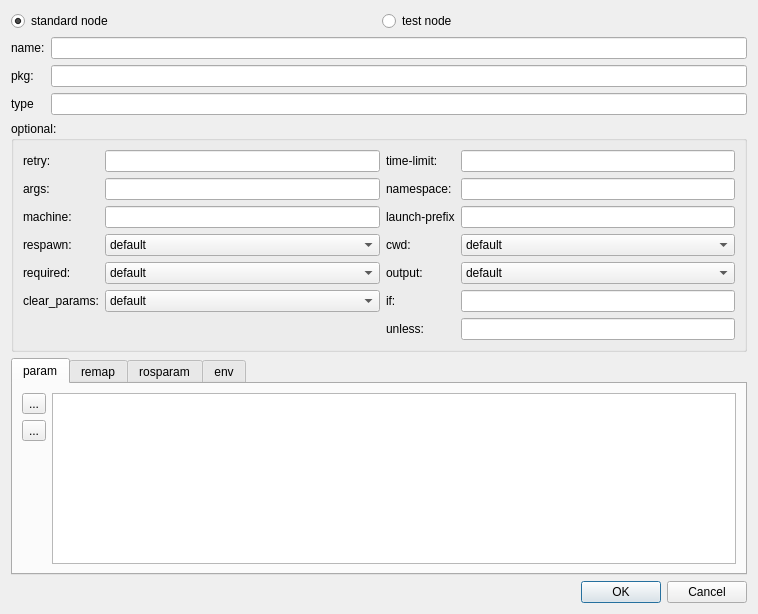
<?xml version="1.0" encoding="UTF-8"?>
<ui version="4.0">
 <class>NodeEdit</class>
 <widget class="QDialog" name="NodeEdit">
  <property name="geometry">
   <rect>
    <x>0</x>
    <y>0</y>
    <width>758</width>
    <height>614</height>
   </rect>
  </property>
  <property name="windowTitle">
   <string>Parameter</string>
  </property>
  <property name="windowIcon">
   <iconset>
    <normaloff>:/icons/logo.png</normaloff>:/icons/logo.png</iconset>
  </property>
  <layout class="QGridLayout" name="gridLayout">
   <item row="0" column="0">
    <layout class="QHBoxLayout" name="horizontalLayout">
     <item>
      <widget class="QRadioButton" name="radioButton_standardNode">
       <property name="text">
        <string>standard node</string>
       </property>
       <property name="checked">
        <bool>true</bool>
       </property>
      </widget>
     </item>
     <item>
      <widget class="QRadioButton" name="radioButton_testNode">
       <property name="text">
        <string>test node</string>
       </property>
      </widget>
     </item>
    </layout>
   </item>
   <item row="1" column="0">
    <layout class="QFormLayout" name="formLayout">
     <property name="fieldGrowthPolicy">
      <enum>QFormLayout::ExpandingFieldsGrow</enum>
     </property>
     <item row="0" column="0">
      <widget class="QLabel" name="label_name">
       <property name="text">
        <string>name:</string>
       </property>
      </widget>
     </item>
     <item row="0" column="1">
      <widget class="QLineEdit" name="lineEdit_name">
       <property name="toolTip">
        <string>nodename</string>
       </property>
       <property name="inputMask">
        <string/>
       </property>
       <property name="text">
        <string/>
       </property>
      </widget>
     </item>
     <item row="1" column="0">
      <widget class="QLabel" name="label_6">
       <property name="text">
        <string>pkg:</string>
       </property>
      </widget>
     </item>
     <item row="1" column="1">
      <widget class="QLineEdit" name="lineEdit_pkg">
       <property name="enabled">
        <bool>true</bool>
       </property>
       <property name="toolTip">
        <string>mypackage</string>
       </property>
       <property name="readOnly">
        <bool>true</bool>
       </property>
      </widget>
     </item>
     <item row="2" column="0">
      <widget class="QLabel" name="label_3">
       <property name="text">
        <string>type</string>
       </property>
      </widget>
     </item>
     <item row="2" column="1">
      <widget class="QLineEdit" name="lineEdit_type">
       <property name="enabled">
        <bool>true</bool>
       </property>
       <property name="toolTip">
        <string>nodetype</string>
       </property>
       <property name="inputMask">
        <string/>
       </property>
       <property name="readOnly">
        <bool>true</bool>
       </property>
      </widget>
     </item>
    </layout>
   </item>
   <item row="2" column="0">
    <widget class="QGroupBox" name="groupBox_standard">
     <property name="title">
      <string>optional:</string>
     </property>
     <layout class="QGridLayout" name="gridLayout_2">
      <item row="2" column="0">
       <layout class="QGridLayout" name="gridLayout_3">
        <item row="6" column="0">
         <widget class="QLabel" name="label_1">
          <property name="text">
           <string>clear_params:</string>
          </property>
         </widget>
        </item>
        <item row="6" column="2">
         <widget class="QComboBox" name="comboBox_clear_params">
          <property name="minimumSize">
           <size>
            <width>100</width>
            <height>0</height>
           </size>
          </property>
          <item>
           <property name="text">
            <string>default</string>
           </property>
          </item>
          <item>
           <property name="text">
            <string>true</string>
           </property>
          </item>
          <item>
           <property name="text">
            <string>false</string>
           </property>
          </item>
         </widget>
        </item>
        <item row="4" column="0">
         <widget class="QLabel" name="label">
          <property name="text">
           <string>required:</string>
          </property>
         </widget>
        </item>
        <item row="3" column="0">
         <widget class="QLabel" name="label_4">
          <property name="text">
           <string>respawn:</string>
          </property>
         </widget>
        </item>
        <item row="3" column="2">
         <widget class="QComboBox" name="comboBox_respawn">
          <item>
           <property name="text">
            <string>default</string>
           </property>
          </item>
          <item>
           <property name="text">
            <string>true</string>
           </property>
          </item>
          <item>
           <property name="text">
            <string>false</string>
           </property>
          </item>
         </widget>
        </item>
        <item row="4" column="2">
         <widget class="QComboBox" name="comboBox_required">
          <item>
           <property name="text">
            <string>default</string>
           </property>
          </item>
          <item>
           <property name="text">
            <string>true</string>
           </property>
          </item>
          <item>
           <property name="text">
            <string>false</string>
           </property>
          </item>
         </widget>
        </item>
        <item row="3" column="3">
         <widget class="QLabel" name="label_11">
          <property name="text">
           <string>cwd:</string>
          </property>
         </widget>
        </item>
        <item row="3" column="5">
         <widget class="QComboBox" name="comboBox_cwd">
          <property name="minimumSize">
           <size>
            <width>100</width>
            <height>0</height>
           </size>
          </property>
          <item>
           <property name="text">
            <string>default</string>
           </property>
          </item>
          <item>
           <property name="text">
            <string>ROS_HOME</string>
           </property>
          </item>
          <item>
           <property name="text">
            <string>node</string>
           </property>
          </item>
         </widget>
        </item>
        <item row="4" column="3">
         <widget class="QLabel" name="label_output">
          <property name="text">
           <string>output:</string>
          </property>
         </widget>
        </item>
        <item row="4" column="5">
         <widget class="QComboBox" name="comboBox_output">
          <property name="minimumSize">
           <size>
            <width>100</width>
            <height>0</height>
           </size>
          </property>
          <item>
           <property name="text">
            <string>default</string>
           </property>
          </item>
          <item>
           <property name="text">
            <string>log</string>
           </property>
          </item>
          <item>
           <property name="text">
            <string>screen</string>
           </property>
          </item>
         </widget>
        </item>
        <item row="0" column="0">
         <widget class="QLabel" name="label_retry">
          <property name="text">
           <string>retry:</string>
          </property>
         </widget>
        </item>
        <item row="0" column="2">
         <widget class="QLineEdit" name="lineEdit_retry">
          <property name="toolTip">
           <string>0</string>
          </property>
         </widget>
        </item>
        <item row="0" column="3">
         <widget class="QLabel" name="label_time_limit">
          <property name="text">
           <string>time-limit:</string>
          </property>
         </widget>
        </item>
        <item row="0" column="5">
         <widget class="QLineEdit" name="lineEdit_time_limit">
          <property name="toolTip">
           <string>60.0</string>
          </property>
         </widget>
        </item>
        <item row="1" column="0">
         <widget class="QLabel" name="label_2">
          <property name="text">
           <string>args:</string>
          </property>
         </widget>
        </item>
        <item row="1" column="2">
         <widget class="QLineEdit" name="lineEdit_args">
          <property name="toolTip">
           <string>arg1 arg2 arg3</string>
          </property>
         </widget>
        </item>
        <item row="1" column="3">
         <widget class="QLabel" name="label_8">
          <property name="text">
           <string>namespace:</string>
          </property>
         </widget>
        </item>
        <item row="1" column="5">
         <widget class="QLineEdit" name="lineEdit_namespace">
          <property name="toolTip">
           <string>foo</string>
          </property>
         </widget>
        </item>
        <item row="2" column="0">
         <widget class="QLabel" name="label_machine">
          <property name="text">
           <string>machine:</string>
          </property>
         </widget>
        </item>
        <item row="2" column="3">
         <widget class="QLabel" name="label_9">
          <property name="text">
           <string>launch-prefix</string>
          </property>
         </widget>
        </item>
        <item row="2" column="2">
         <widget class="QLineEdit" name="lineEdit_machine">
          <property name="toolTip">
           <string>machine-name</string>
          </property>
         </widget>
        </item>
        <item row="2" column="5">
         <widget class="QLineEdit" name="lineEdit_launch_prefix">
          <property name="toolTip">
           <string>prefix arguments</string>
          </property>
         </widget>
        </item>
        <item row="6" column="5">
         <widget class="QLineEdit" name="lineEdit_if">
          <property name="toolTip">
           <string>$(arg foo)</string>
          </property>
         </widget>
        </item>
        <item row="6" column="3">
         <widget class="QLabel" name="label_5">
          <property name="text">
           <string>if:</string>
          </property>
         </widget>
        </item>
        <item row="7" column="3">
         <widget class="QLabel" name="label_7">
          <property name="text">
           <string>unless:</string>
          </property>
         </widget>
        </item>
        <item row="7" column="5">
         <widget class="QLineEdit" name="lineEdit_unless">
          <property name="toolTip">
           <string>$(arg foo)</string>
          </property>
         </widget>
        </item>
       </layout>
      </item>
     </layout>
    </widget>
   </item>
   <item row="3" column="0">
    <widget class="QTabWidget" name="tabWidget_paramItems">
     <property name="currentIndex">
      <number>0</number>
     </property>
     <widget class="QWidget" name="param">
      <attribute name="title">
       <string>param</string>
      </attribute>
      <layout class="QGridLayout" name="gridLayout_5">
       <item row="0" column="1">
        <layout class="QHBoxLayout" name="horizontalLayout_3">
         <item>
          <layout class="QVBoxLayout" name="verticalLayout_2">
           <item>
            <widget class="QToolButton" name="toolButton_deleteParam">
             <property name="text">
              <string>...</string>
             </property>
            </widget>
           </item>
           <item>
            <widget class="QToolButton" name="toolButton_addParam">
             <property name="text">
              <string>...</string>
             </property>
            </widget>
           </item>
           <item>
            <spacer name="verticalSpacer_2">
             <property name="orientation">
              <enum>Qt::Vertical</enum>
             </property>
             <property name="sizeHint" stdset="0">
              <size>
               <width>20</width>
               <height>40</height>
              </size>
             </property>
            </spacer>
           </item>
          </layout>
         </item>
         <item>
          <widget class="QTableView" name="tableView_paramItems">
           <property name="editTriggers">
            <set>QAbstractItemView::NoEditTriggers</set>
           </property>
           <property name="alternatingRowColors">
            <bool>true</bool>
           </property>
           <property name="selectionMode">
            <enum>QAbstractItemView::SingleSelection</enum>
           </property>
           <property name="selectionBehavior">
            <enum>QAbstractItemView::SelectRows</enum>
           </property>
          </widget>
         </item>
        </layout>
       </item>
      </layout>
     </widget>
     <widget class="QWidget" name="remap">
      <attribute name="title">
       <string>remap</string>
      </attribute>
      <layout class="QGridLayout" name="gridLayout_7">
       <item row="0" column="0">
        <layout class="QHBoxLayout" name="horizontalLayout_2">
         <item>
          <layout class="QVBoxLayout" name="verticalLayout">
           <item>
            <widget class="QToolButton" name="toolButton_deleteRemap">
             <property name="text">
              <string>...</string>
             </property>
            </widget>
           </item>
           <item>
            <widget class="QToolButton" name="toolButton_addRemap">
             <property name="text">
              <string>...</string>
             </property>
            </widget>
           </item>
           <item>
            <spacer name="verticalSpacer">
             <property name="orientation">
              <enum>Qt::Vertical</enum>
             </property>
             <property name="sizeHint" stdset="0">
              <size>
               <width>20</width>
               <height>40</height>
              </size>
             </property>
            </spacer>
           </item>
          </layout>
         </item>
         <item>
          <widget class="QTableView" name="tableView_remapItems">
           <property name="editTriggers">
            <set>QAbstractItemView::NoEditTriggers</set>
           </property>
           <property name="alternatingRowColors">
            <bool>true</bool>
           </property>
           <property name="selectionMode">
            <enum>QAbstractItemView::SingleSelection</enum>
           </property>
           <property name="selectionBehavior">
            <enum>QAbstractItemView::SelectRows</enum>
           </property>
          </widget>
         </item>
        </layout>
       </item>
      </layout>
     </widget>
     <widget class="QWidget" name="rosparam">
      <attribute name="title">
       <string>rosparam</string>
      </attribute>
      <layout class="QGridLayout" name="gridLayout_6">
       <item row="0" column="0">
        <layout class="QHBoxLayout" name="horizontalLayout_4">
         <item>
          <layout class="QVBoxLayout" name="verticalLayout_3">
           <item>
            <widget class="QToolButton" name="toolButton_deleteRosparam">
             <property name="text">
              <string>...</string>
             </property>
            </widget>
           </item>
           <item>
            <widget class="QToolButton" name="toolButton_addRosparam">
             <property name="text">
              <string>...</string>
             </property>
            </widget>
           </item>
           <item>
            <spacer name="verticalSpacer_3">
             <property name="orientation">
              <enum>Qt::Vertical</enum>
             </property>
             <property name="sizeHint" stdset="0">
              <size>
               <width>20</width>
               <height>40</height>
              </size>
             </property>
            </spacer>
           </item>
          </layout>
         </item>
         <item>
          <widget class="QTableView" name="tableView_rosparamItems">
           <property name="editTriggers">
            <set>QAbstractItemView::NoEditTriggers</set>
           </property>
           <property name="alternatingRowColors">
            <bool>true</bool>
           </property>
           <property name="selectionMode">
            <enum>QAbstractItemView::SingleSelection</enum>
           </property>
           <property name="selectionBehavior">
            <enum>QAbstractItemView::SelectRows</enum>
           </property>
          </widget>
         </item>
        </layout>
       </item>
      </layout>
     </widget>
     <widget class="QWidget" name="env">
      <attribute name="title">
       <string>env</string>
      </attribute>
      <layout class="QGridLayout" name="gridLayout_4">
       <item row="0" column="0">
        <layout class="QHBoxLayout" name="horizontalLayout_5">
         <item>
          <layout class="QVBoxLayout" name="verticalLayout_4">
           <item>
            <widget class="QToolButton" name="toolButton_deleteEnv">
             <property name="text">
              <string>...</string>
             </property>
            </widget>
           </item>
           <item>
            <widget class="QToolButton" name="toolButton_addEnv">
             <property name="text">
              <string>...</string>
             </property>
            </widget>
           </item>
           <item>
            <spacer name="verticalSpacer_4">
             <property name="orientation">
              <enum>Qt::Vertical</enum>
             </property>
             <property name="sizeHint" stdset="0">
              <size>
               <width>20</width>
               <height>40</height>
              </size>
             </property>
            </spacer>
           </item>
          </layout>
         </item>
         <item>
          <widget class="QTableView" name="tableView_envItems">
           <property name="editTriggers">
            <set>QAbstractItemView::NoEditTriggers</set>
           </property>
           <property name="alternatingRowColors">
            <bool>true</bool>
           </property>
           <property name="selectionMode">
            <enum>QAbstractItemView::SingleSelection</enum>
           </property>
           <property name="selectionBehavior">
            <enum>QAbstractItemView::SelectRows</enum>
           </property>
          </widget>
         </item>
        </layout>
       </item>
      </layout>
     </widget>
    </widget>
   </item>
   <item row="4" column="0">
    <widget class="QDialogButtonBox" name="buttonBox">
     <property name="orientation">
      <enum>Qt::Horizontal</enum>
     </property>
     <property name="standardButtons">
      <set>QDialogButtonBox::Cancel|QDialogButtonBox::Ok</set>
     </property>
    </widget>
   </item>
  </layout>
  <action name="actionDelete_env">
   <property name="icon">
    <iconset resource="../icons.qrc">
     <normaloff>:/icons/icons/list-remove.png</normaloff>:/icons/icons/list-remove.png</iconset>
   </property>
   <property name="text">
    <string>delete</string>
   </property>
   <property name="shortcut">
    <string>Del</string>
   </property>
  </action>
  <action name="actionDelete_rosparam">
   <property name="icon">
    <iconset resource="../icons.qrc">
     <normaloff>:/icons/icons/list-remove.png</normaloff>:/icons/icons/list-remove.png</iconset>
   </property>
   <property name="text">
    <string>delete</string>
   </property>
   <property name="shortcut">
    <string>Del</string>
   </property>
  </action>
  <action name="actionDelete_param">
   <property name="icon">
    <iconset resource="../icons.qrc">
     <normaloff>:/icons/icons/list-remove.png</normaloff>:/icons/icons/list-remove.png</iconset>
   </property>
   <property name="text">
    <string>delete</string>
   </property>
   <property name="shortcut">
    <string>Del</string>
   </property>
  </action>
  <action name="actionDelete_remap">
   <property name="icon">
    <iconset resource="../icons.qrc">
     <normaloff>:/icons/icons/list-remove.png</normaloff>:/icons/icons/list-remove.png</iconset>
   </property>
   <property name="text">
    <string>delete</string>
   </property>
   <property name="shortcut">
    <string>Del</string>
   </property>
  </action>
  <action name="actionAdd_param">
   <property name="icon">
    <iconset resource="../icons.qrc">
     <normaloff>:/icons/icons/list-add.png</normaloff>:/icons/icons/list-add.png</iconset>
   </property>
   <property name="text">
    <string>add</string>
   </property>
   <property name="shortcut">
    <string>Ins</string>
   </property>
  </action>
  <action name="actionAdd_env">
   <property name="icon">
    <iconset resource="../icons.qrc">
     <normaloff>:/icons/icons/list-add.png</normaloff>:/icons/icons/list-add.png</iconset>
   </property>
   <property name="text">
    <string>add</string>
   </property>
   <property name="shortcut">
    <string>Ins</string>
   </property>
  </action>
  <action name="actionAdd_remap">
   <property name="icon">
    <iconset resource="../icons.qrc">
     <normaloff>:/icons/icons/list-add.png</normaloff>:/icons/icons/list-add.png</iconset>
   </property>
   <property name="text">
    <string>add</string>
   </property>
   <property name="shortcut">
    <string>Ins</string>
   </property>
  </action>
  <action name="actionAdd_rosparam">
   <property name="icon">
    <iconset resource="../icons.qrc">
     <normaloff>:/icons/icons/list-add.png</normaloff>:/icons/icons/list-add.png</iconset>
   </property>
   <property name="text">
    <string>add</string>
   </property>
   <property name="shortcut">
    <string>Ins</string>
   </property>
  </action>
 </widget>
 <resources>
  <include location="../icons.qrc"/>
 </resources>
 <connections>
  <connection>
   <sender>buttonBox</sender>
   <signal>rejected()</signal>
   <receiver>NodeEdit</receiver>
   <slot>reject()</slot>
   <hints>
    <hint type="sourcelabel">
     <x>316</x>
     <y>260</y>
    </hint>
    <hint type="destinationlabel">
     <x>286</x>
     <y>274</y>
    </hint>
   </hints>
  </connection>
  <connection>
   <sender>buttonBox</sender>
   <signal>accepted()</signal>
   <receiver>NodeEdit</receiver>
   <slot>accept()</slot>
   <hints>
    <hint type="sourcelabel">
     <x>248</x>
     <y>254</y>
    </hint>
    <hint type="destinationlabel">
     <x>157</x>
     <y>274</y>
    </hint>
   </hints>
  </connection>
 </connections>
</ui>
